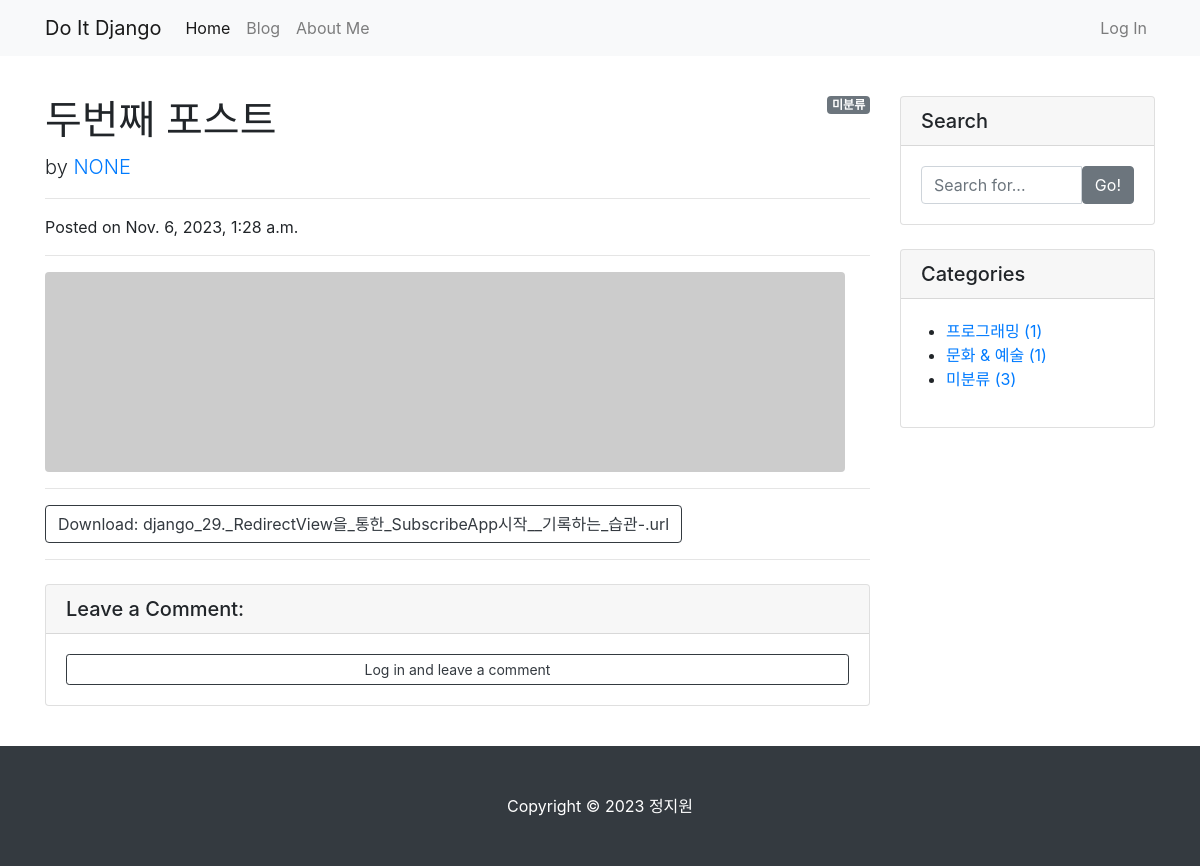
The app's page /blog/2/ with its own data.
### blog/models.py (models this page shows, shortened)
class Post(models.Model):
    title = models.CharField(max_length=30)
    hook_text = models.CharField(max_length=100, blank=True)
    content = models.TextField()
    head_image = models.ImageField(upload_to='blog/images/%Y/%m/%d/', blank=True)
    file_upload = models.FileField(upload_to='blog/files/%Y/%m/%d/', blank=True)
    created_at = models.DateTimeField(auto_now_add=True)
    updated_at = models.DateTimeField(auto_now=True)
    author = models.ForeignKey(User, null=True, blank=True, on_delete=models.SET_NULL)  # 작성자가 삭제되면 해당 작성자가 작성한 포스트에 작성자를 빈 칸으로 둔다.
    category = models.ForeignKey(Category, null=True, blank=True, on_delete=models.SET_NULL)
    tags = models.ManyToManyField(Tag, blank=True)  # ManyToManyField는 기본적으로 null=True가 설정되어 있어 따로 입력한 null=True는 효과가 없다.
    content = MarkdownxField()
    def get_file_name(self):
        return os.path.basename(self.file_upload.name)
    def get_content_markdown(self):
        return markdown(self.content)

class Category(models.Model):
    name = models.CharField(max_length=50, unique=True)
    slug = models.SlugField(max_length=200, unique=True, allow_unicode=True)
    def __str__(self):  # 해당 클래스로 만들어진 인스턴트 자체를 출력할 때, 문자열로 설명해주기 위한 메서드이다.
        return self.name
    def get_absolute_url(self):
        return f'/blog/category/{self.slug}/'
    class Meta:
        verbose_name_plural = 'Categories'  # admin 페이지 내의 자동으로 설정된 'Categorys'를 'Categories'로 변경

### blog/views.py (the view)
# urls.py: path('<int:pk>/', views.PostDetail.as_view()),
class PostDetail(DetailView):
    model = Post
    def get_context_data(self, **kwargs):
        context = super(PostDetail, self).get_context_data()  # 직속 부모 클래스의 메소드를 사용하기 위함
        context['categories'] = Category.objects.all()
        context['no_category_post_count'] = Post.objects.filter(category=None).count()
        context['comment_form'] = CommentForm
        return context

### blog/templates/blog/post_detail.html (shortened to what this page needs)
{% extends 'blog/base.html' %}
{% load crispy_forms_tags %}
{% block main_area %}
  <div id="post-area">
    {% if post.category %}
      <span class="badge badge-secondary float-right">{{ post.category }}</span>
    {% else %}
      <span class="badge badge-secondary float-right">미분류</span>
    {% endif %}
        <h1 class="mt-4">{{ post.title }}</h1>
        <p class="lead">
          by
          <a href="#">{{ post.author | upper }}</a>
        </p>
        <hr>
        <p>Posted on {{ post.created_at }}</p>
        <hr>
        {% if post.head_image %}
        <img class="img-fluid rounded" src="{{ post.head_image.url }}" alt="{{ post }} head image">
        {% else %}
        <img class="img-fluid rounded" src="https://picsum.photos/seed/{{ post.id }}/800/200" alt="random_image">
        {% endif %}
        <hr>
        {% if post.file_upload %}
        <a href="{{ post.file_upload.url }}" class="btn btn-outline-dark" role="button" download>Download: {{ post.get_file_name }}</a>
        {% endif %}
        <hr>
  </div>
  <div id="comment-area">
        <div class="card my-4">
          <h5 class="card-header">Leave a Comment:</h5>
          <div class="card-body">
            {% if user.is_authenticated %}
            <form id="comment-form" method="POST" action="{{ post.get_absolute_url }}new_comment/">
              {% csrf_token %}
              <div class="form-group">
                {{ comment_form | crispy }}
              </div>
              <button type="submit" class="btn btn-primary">Submit</button>
            </form>
            {% else %}
            <a role="button" class="btn btn-outline-dark btn-block btn-sm" href="#" data-toggle="modal" data-target="#loginModal">Log in and leave a comment</a>
            {% endif %}
          </div>
        </div>
  </div>
{% endblock %}

### blog/templates/blog/base.html (shortened to what this page needs)
<!DOCTYPE html>
<html>
{% load static %}
<head>
    <link rel="stylesheet" href="{% static 'blog/bootstrap/bootstrap.min.css' %}" media="screen">
</head>
<body>
    {% include 'blog/navbar.html' %}
    <div class="container my-3">
        <div class="row">
            <div class="col-md-8 col-lg-9" id="main-area">
                {% block main_area %}
                {% endblock %}
            </div>
            <div class="col-md-4 col-lg-3">
                <div class="card my-4">
                    <h5 class="card-header">Search</h5>
                    <div class="card-body">
                        <div class="input-group">
                            <input type="text" class="form-control" placeholder="Search for...">
                            <span class="input-group-btn">
                                <button class="btn btn-secondary" type="button">Go!</button>
                            </span>
                        </div>
                    </div>
                </div>
                <div class="card my-4">
                    <h5 class="card-header">Categories</h5>
                    <div class="card-body">
                        <div class="row">
                            <ul>
                                {% for category in categories %}
                                <li>
                                    <a href="{{ category.get_absolute_url }}">{{ category }} ({{ category.post_set.count }})</a>
                                </li>
                                {% endfor %}
                                <li>
                                    <a href="/blog/category/no_category/">미분류 ({{ no_category_post_count }})</a>
                                </li>
                            </ul>
                        </div>
                    </div>
                </div>
            </div>
        </div>
    </div>
    {% include 'blog/footer.html' %}
</body>
</html>

### records on screen
Post: title "두번째 포스트", author "NONE", created_at "Nov. 6, 2023, 1:28 a.m.", get_file_name "django_29._RedirectView을_통한_SubscribeApp시작__기록하는_습관-.url"
Category: name "프로그래밍", post_set.count "1"
Category: name "문화 & 예술", post_set.count "1"

### other values on screen
{{ no_category_post_count }} "3"
